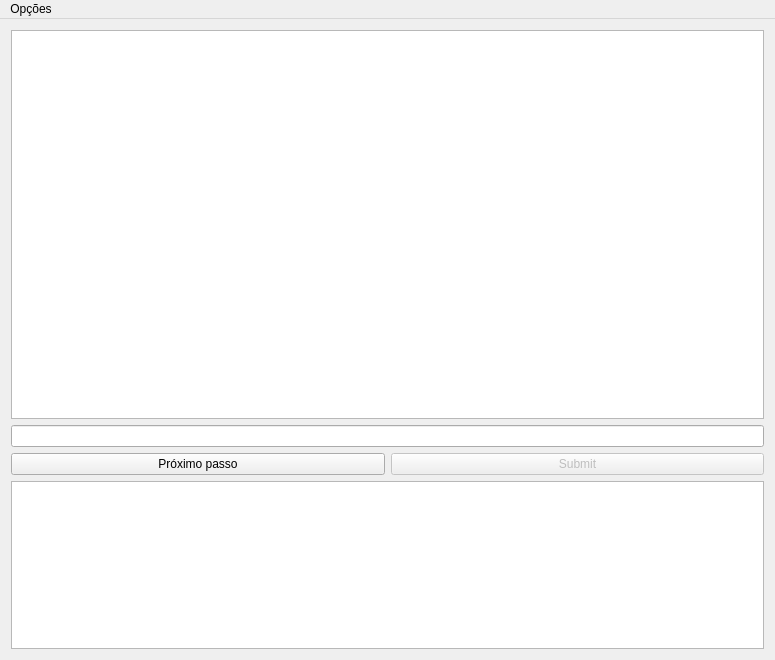
<?xml version="1.0" encoding="UTF-8"?>
<ui version="4.0">
 <class>JanelaPrincipal</class>
 <widget class="QMainWindow" name="JanelaPrincipal">
  <property name="geometry">
   <rect>
    <x>0</x>
    <y>0</y>
    <width>775</width>
    <height>660</height>
   </rect>
  </property>
  <property name="windowTitle">
   <string>JanelaPrincipal</string>
  </property>
  <widget class="QWidget" name="centralWidget">
   <layout class="QVBoxLayout" name="verticalLayout">
    <item>
     <layout class="QHBoxLayout" name="horizontalLayout">
      <item>
       <widget class="QTableView" name="TabelaCompi">
        <property name="minimumSize">
         <size>
          <width>419</width>
          <height>389</height>
         </size>
        </property>
       </widget>
      </item>
     </layout>
    </item>
    <item>
     <layout class="QHBoxLayout" name="horizontalLayout_2">
      <item>
       <widget class="QLineEdit" name="palavraTeste"/>
      </item>
     </layout>
    </item>
    <item>
     <layout class="QHBoxLayout" name="horizontalLayout_4">
      <item>
       <widget class="QPushButton" name="ProximoPasso">
        <property name="text">
         <string>Próximo passo</string>
        </property>
       </widget>
      </item>
      <item>
       <widget class="QPushButton" name="Submit">
        <property name="enabled">
         <bool>false</bool>
        </property>
        <property name="text">
         <string>Submit</string>
        </property>
       </widget>
      </item>
     </layout>
    </item>
    <item>
     <layout class="QHBoxLayout" name="horizontalLayout_3">
      <item>
       <widget class="QTableView" name="tabeSaida"/>
      </item>
     </layout>
    </item>
   </layout>
  </widget>
  <widget class="QMenuBar" name="menuBar">
   <property name="geometry">
    <rect>
     <x>0</x>
     <y>0</y>
     <width>775</width>
     <height>21</height>
    </rect>
   </property>
   <widget class="QMenu" name="menuOp_es">
    <property name="title">
     <string>Opções</string>
    </property>
    <addaction name="actionCarregar_Tabela"/>
    <addaction name="separator"/>
    <addaction name="actionAjuda"/>
   </widget>
   <addaction name="menuOp_es"/>
  </widget>
  <action name="actionCarregar_Tabela">
   <property name="text">
    <string>Carregar Tabela</string>
   </property>
  </action>
  <action name="actionAjuda">
   <property name="text">
    <string>Ajuda</string>
   </property>
  </action>
 </widget>
 <layoutdefault spacing="6" margin="11"/>
 <resources/>
 <connections/>
</ui>
